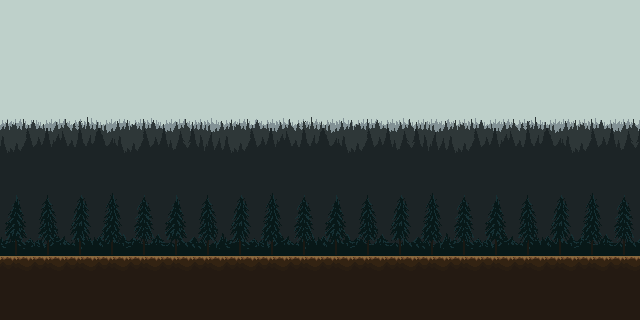

This is a level from a 2D game, rendered from its Tiled map with the project's own tilesets. A one-line summary and the complete map file follow:
An orthogonal 20x10 tile map with 32x32 px tiles, 7 tile layers (Terre, background_4, background-3, background-2, ...), 6 tilesets.

<map version="1.10" tiledversion="1.10.2" orientation="orthogonal" renderorder="right-down" width="20" height="10" tilewidth="32" tileheight="32" infinite="0" nextlayerid="9" nextobjectid="1">
 <tileset firstgid="1" source="Textures&amp;trees.tsx" />
 <tileset firstgid="57" source="Tlayer3.tsx" />
 <tileset firstgid="92" source="Tlayer2.tsx" />
 <tileset firstgid="127" source="Tlayer1.tsx" />
 <tileset firstgid="162" source="bgcolor.tsx" />
 <tileset firstgid="197" source="arbre.tsx" />
 <layer id="1" name="Terre" width="20" height="10">
  <data encoding="csv">
0,0,0,0,0,0,0,0,0,0,0,0,0,0,0,0,0,0,0,0,
0,0,0,0,0,0,0,0,0,0,0,0,0,0,0,0,0,0,0,0,
0,0,0,0,0,0,0,0,0,0,0,0,0,0,0,0,0,0,0,0,
0,0,0,0,0,0,0,0,0,0,0,0,0,0,0,0,0,0,0,0,
0,0,0,0,0,0,0,0,0,0,0,0,0,0,0,0,0,0,0,0,
0,0,0,0,0,0,0,0,0,0,0,0,0,0,0,0,0,0,0,0,
0,0,0,0,0,0,0,0,0,0,0,0,0,0,0,0,0,0,0,0,
0,0,0,0,0,0,0,0,0,0,0,0,0,0,0,0,0,0,0,0,
43,43,43,43,43,43,43,43,43,43,43,43,43,43,43,43,43,43,43,43,
51,51,51,51,51,51,51,51,51,51,51,51,51,51,51,51,51,51,51,51
</data>
 </layer>
 <group id="8" name="Background">
  <layer id="7" name="background_4" width="20" height="10">
   <data encoding="csv">
163,164,165,166,167,168,162,163,164,165,166,167,168,162,163,164,165,166,167,168,
170,171,172,173,174,175,169,170,171,172,173,174,175,169,170,171,172,173,174,175,
177,178,179,180,181,182,176,177,178,179,180,181,182,176,177,178,179,180,181,182,
184,185,186,187,188,189,183,184,185,186,187,188,189,183,184,185,186,187,188,189,
191,192,193,194,195,196,190,191,192,193,194,195,196,190,191,192,193,194,195,196,
0,0,0,0,0,0,0,0,0,0,0,0,0,0,0,0,0,0,0,0,
0,0,0,0,0,0,0,0,0,0,0,0,0,0,0,0,0,0,0,0,
0,0,0,0,0,0,0,0,0,0,0,0,0,0,0,0,0,0,0,0,
0,0,0,0,0,0,0,0,0,0,0,0,0,0,0,0,0,0,0,0,
0,0,0,0,0,0,0,0,0,0,0,0,0,0,0,0,0,0,0,0
</data>
  </layer>
  <layer id="6" name="background-3" width="20" height="10">
   <data encoding="csv">
0,0,0,0,0,0,0,0,0,0,0,0,0,0,0,0,0,0,0,0,
0,0,0,0,0,0,0,0,0,0,0,0,0,0,0,0,0,0,0,0,
0,0,0,0,0,0,0,0,0,0,0,0,0,0,0,0,0,0,0,0,
133,127,128,129,130,131,132,133,128,129,130,131,132,133,128,129,130,131,132,133,
140,134,135,136,137,138,139,140,135,136,137,138,139,140,135,136,137,138,139,140,
147,141,142,143,144,145,146,147,142,143,144,145,146,147,142,143,144,145,146,147,
154,148,149,150,151,152,153,154,149,150,151,152,153,154,149,150,151,152,153,154,
161,155,156,157,158,159,160,161,156,157,158,159,160,161,156,157,158,159,160,161,
0,0,0,0,0,0,0,0,0,0,0,0,0,0,0,0,0,0,0,0,
0,0,0,0,0,0,0,0,0,0,0,0,0,0,0,0,0,0,0,0
</data>
  </layer>
  <layer id="5" name="background-2" width="20" height="10">
   <data encoding="csv">
0,0,0,0,0,0,0,0,0,0,0,0,0,0,0,0,0,0,0,0,
0,0,0,0,0,0,0,0,0,0,0,0,0,0,0,0,0,0,0,0,
0,0,0,0,0,0,0,0,0,0,0,0,0,0,0,0,0,0,0,0,
93,94,95,96,97,98,92,93,94,95,96,97,98,92,93,94,95,96,97,98,
100,101,102,103,104,105,99,100,101,102,103,104,105,99,100,101,102,103,104,105,
107,108,109,110,111,112,106,107,108,109,110,111,112,106,107,108,109,110,111,112,
114,115,116,117,118,119,113,114,115,116,117,118,119,113,114,115,116,117,118,119,
121,122,123,124,125,126,120,121,122,123,124,125,126,120,121,122,123,124,125,126,
0,0,0,0,0,0,0,0,0,0,0,0,0,0,0,0,0,0,0,0,
0,0,0,0,0,0,0,0,0,0,0,0,0,0,0,0,0,0,0,0
</data>
  </layer>
  <layer id="4" name="background-1" width="20" height="10">
   <data encoding="csv">
0,0,0,0,0,0,0,0,0,0,0,0,0,0,0,0,0,0,0,0,
0,0,0,0,0,0,0,0,0,0,0,0,0,0,0,0,0,0,0,0,
0,0,0,0,0,0,0,0,0,0,0,0,0,0,0,0,0,0,0,0,
0,0,0,0,0,0,0,0,0,0,0,0,0,0,0,0,0,0,0,0,
65,66,67,68,69,70,64,65,66,67,68,69,70,64,65,66,67,68,69,70,
72,73,74,75,76,77,71,72,73,74,75,76,77,71,72,73,74,75,76,77,
79,80,81,82,83,84,78,79,80,81,82,83,84,78,79,80,81,82,83,84,
86,87,88,89,90,91,85,86,87,88,89,90,91,85,86,87,88,89,90,91,
0,0,0,0,0,0,0,0,0,0,0,0,0,0,0,0,0,0,0,0,
0,0,0,0,0,0,0,0,0,0,0,0,0,0,0,0,0,0,0,0
</data>
  </layer>
 </group>
 <layer id="2" name="Herbes" width="20" height="10">
  <data encoding="csv">
0,0,0,0,0,0,0,0,0,0,0,0,0,0,0,0,0,0,0,0,
0,0,0,0,0,0,0,0,0,0,0,0,0,0,0,0,0,0,0,0,
0,0,0,0,0,0,0,0,0,0,0,0,0,0,0,0,0,0,0,0,
0,0,0,0,0,0,0,0,0,0,0,0,0,0,0,0,0,0,0,0,
0,0,0,0,0,0,0,0,0,0,0,0,0,0,0,0,0,0,0,0,
0,0,0,0,0,0,0,0,0,0,0,0,0,0,0,0,0,0,0,0,
0,0,0,0,0,0,0,0,0,0,0,0,0,0,0,0,0,0,0,0,
18,19,20,21,22,23,24,18,19,20,21,22,23,24,18,19,20,21,22,23,
0,0,0,0,0,0,0,0,0,0,0,0,0,0,0,0,0,0,0,0,
0,0,0,0,0,0,0,0,0,0,0,0,0,0,0,0,0,0,0,0
</data>
 </layer>
 <layer id="3" name="Arbres" width="20" height="10">
  <data encoding="csv">
0,0,0,0,0,0,0,0,0,0,0,0,0,0,0,0,0,0,0,0,
0,0,0,0,0,0,0,0,0,0,0,0,0,0,0,0,0,0,0,0,
0,0,0,0,0,0,0,0,0,0,0,0,0,0,0,0,0,0,0,0,
0,0,0,0,0,0,0,0,0,0,0,0,0,0,0,0,0,0,0,0,
0,0,0,0,0,0,0,0,0,0,0,0,0,0,0,0,0,0,0,0,
0,0,0,0,0,0,0,0,0,0,0,0,0,0,0,0,0,0,0,0,
197,198,199,200,201,197,198,199,200,201,197,198,199,200,201,197,198,199,200,201,
202,203,204,205,206,202,203,204,205,206,202,203,204,205,206,202,203,204,205,206,
0,0,0,0,0,0,0,0,0,0,0,0,0,0,0,0,0,0,0,0,
0,0,0,0,0,0,0,0,0,0,0,0,0,0,0,0,0,0,0,0
</data>
 </layer>
</map>
